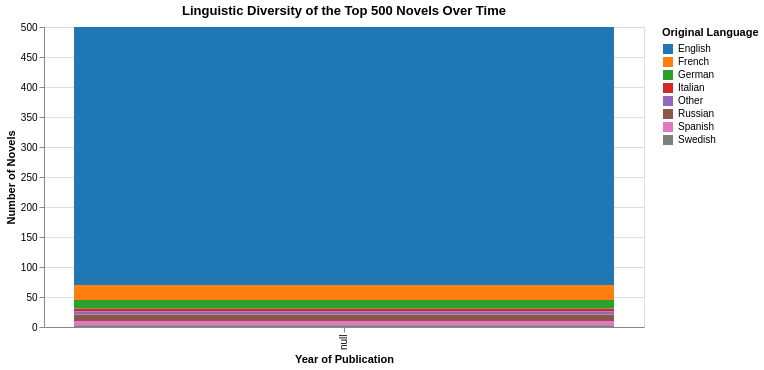

This figure's notebook cell:
### Markdown cell above
---
## Section 3: Language Distribution in the Canon

The first question is simple but revealing: what languages are represented in the Top 500? The list purports to be a global ranking of great novels, but how global is it really?

### Code cell
# Bar chart: count of novels by original language group
alt.renderers.enable('html')

top_langs = novels_df['orig_lang'].value_counts().head(7).index.tolist()
novels_df['lang_group'] = novels_df['orig_lang'].apply(
    lambda x: x if x in top_langs else ('Other' if pd.notna(x) else 'Unknown')
)

# 2. Altair: Language over Time
alt.Chart(novels_df).mark_bar().encode(
    x=alt.X('year:O', title='Year of Publication', bin=alt.Bin(maxbins=20)),
    y=alt.Y('count():Q', title='Number of Novels'),
    color=alt.Color('lang_group:N', title='Original Language', scale=alt.Scale(scheme='category10')),
    tooltip=['lang_group', 'count()']
).properties(
    title='Linguistic Diversity of the Top 500 Novels Over Time',
    width=600, height=300
)

### Figure 1 — Vega-Lite specification as saved in the notebook (floating-point values rounded to 4 significant figures; data arrays with more than 128 entries replaced by an {"elided": "..."} marker saying what was removed)
{"config": {"view": {"continuousWidth": 300, "continuousHeight": 300}}, "data": {"name": "data-9dc659bc87349d60c61b71651f8cb4ea"}, "mark": {"type": "bar"}, "encoding": {"color": {"field": "lang_group", "scale": {"scheme": "category10"}, "title": "Original Language", "type": "nominal"}, "tooltip": [{"field": "lang_group", "type": "nominal"}, {"aggregate": "count", "type": "quantitative"}], "x": {"bin": {"maxbins": 20}, "field": "year", "title": "Year of Publication", "type": "ordinal"}, "y": {"aggregate": "count", "title": "Number of Novels", "type": "quantitative"}}, "height": 300, "title": "Linguistic Diversity of the Top 500 Novels Over Time", "width": 600, "$schema": "https://vega.github.io/schema/vega-lite/v6.4.1.json", "datasets": {"data-9dc659bc87349d60c61b71651f8cb4ea": {"elided": "500 records"}}}
